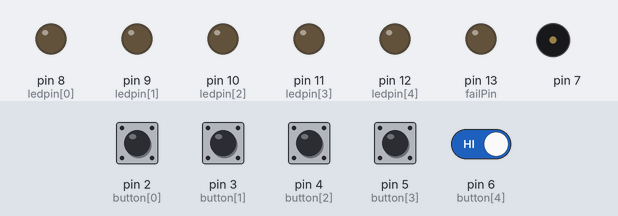
The sketch below on a simulated Arduino Uno, built with avr-gcc and run on an emulated ATmega328P. On the bench: output pins drawn as LEDs (lit = HIGH), buzzer (waves = sounding). The inputs (shaded band) are chosen by the test bench; at power-on: pin 2 (button[0]), pin 3 (button[1]), pin 4 (button[2]), pin 5 (button[3]), pin 6 (button[4]) HIGH. Random numbers use the default seed unless the sketch sets one; what the sketch prints to the serial monitor is not drawn.

Above: at 3.0 s.
3.1 s: pin 2 (button[0]) pulled LOW for 0.15 s
At 3.2 s:
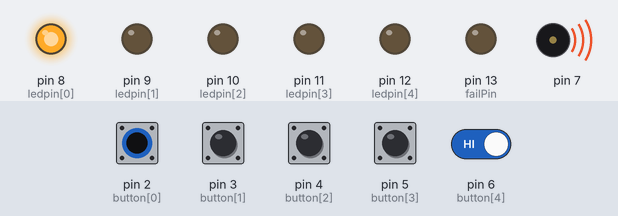
At 4.7 s:
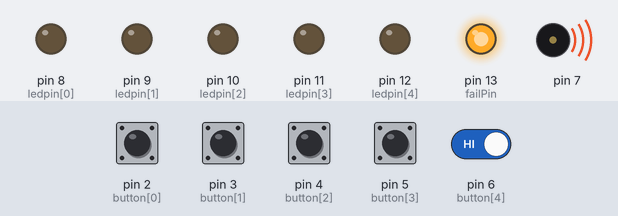
6.2 s: pin 3 (button[1]) pulled LOW for 0.15 s
At 6.35 s:
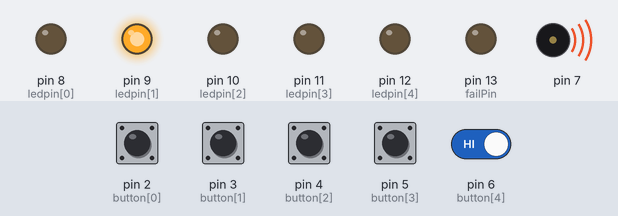
9.2 s: pin 4 (button[2]) pulled LOW for 1 s
12.2 s: pin 5 (button[3]) pulled LOW for 1 s
14.7 s: pin 2 (button[0]) driven LOW and pin 6 (button[4]) driven LOW
20.7 s: pin 2 (button[0]) driven HIGH
At 23.0 s:
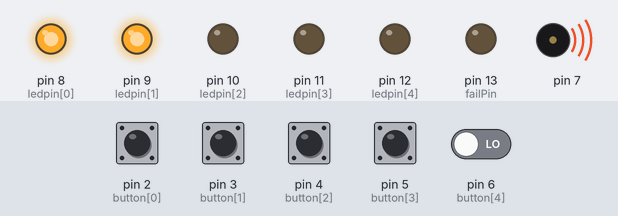
Timing chart, 0 to 24.7 s (numbered marks = the images above; inputs shaded):
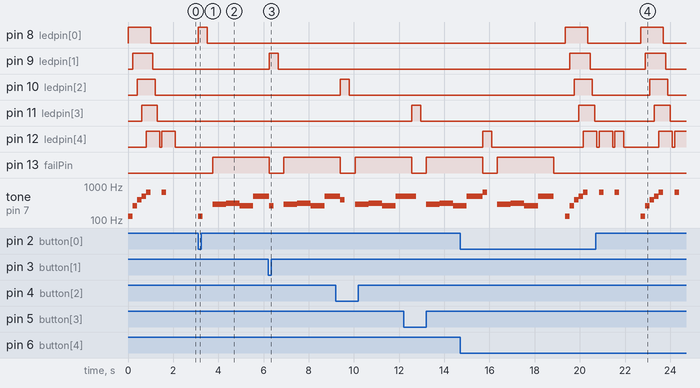

The sketch:

enginproj.ino
```cpp
int button[] = {2, 3, 4, 5, 6}; //The five button input pins
int ledpin[] = {8, 9, 10, 11, 12};  // LED pins
int turn = 0;  // turn counter
int buttonstate = 0;  // button state checker
int randomArray[100]; //Intentionally long to store up to 100 inputs (if person get this far they need a life)
int inputArray[100];
const int failPin = 13;
int list[] = {294,311,262,494};
int buttonNote[] = {127,262,390,502,666};
int duration[] = {300,300,300,300,300};
char* color[]={"Blue", "Yellow", "Green", "Red", "Dark Blue"};

void setup()
{
  Serial.begin(9600);

  for(int x=0; x<5; x++)
  {
    pinMode(ledpin[x], OUTPUT);
  }

  for(int x=0; x<5; x++)
  {
    pinMode(button[x], INPUT);
    digitalWrite(button[x], HIGH);
  }
  pinMode(failPin, OUTPUT);
  randomSeed(analogRead(0));
  Serial.println(int(sizeof(list))/2);
 }

void loop()
{
  for (int y=0; y<=99; y++)
  {
    //function for generating the array to be matched by the player
    //flashes LEDS when correct also user testing they work
    for(int z = 0; z < 5; z++){
      digitalWrite(ledpin[z], HIGH);
      beepBoop(z);;
      noTone(7);
    }

    digitalWrite(ledpin[0], LOW);
    delay(100);
    digitalWrite(ledpin[1], LOW);
    delay(100);
    digitalWrite(ledpin[2], LOW);
    delay(100);
    digitalWrite(ledpin[3], LOW);
    delay(100);
    digitalWrite(ledpin[4], LOW);
    delay(100);

    for (int y=turn; y <= turn; y++)
    { //control by turn variable
      Serial.println(""); //Some serial output to follow along
      Serial.print("Turn: ");
      Serial.print(y);
      Serial.println("");
      randomArray[y] = random(1, 6); //Assigning a random number (1-5) to the randomArray[y], y being the turn count
      for (int x=0; x <= turn; x++)
      {
        for(int y=0; y<5; y++)
        {
          if (randomArray[x] == 1 && ledpin[y] == 8) {
            digitalWrite(ledpin[y], HIGH);
            beepBoop(y);
            delay(400);
            digitalWrite(ledpin[y], LOW);
            delay(100);
          }

          if (randomArray[x] == 2 && ledpin[y] == 9) {
            digitalWrite(ledpin[y], HIGH);
            beepBoop(y);
            delay(400);
            digitalWrite(ledpin[y], LOW);
            delay(100);
          }

          if (randomArray[x] == 3 && ledpin[y] == 10) {
            digitalWrite(ledpin[y], HIGH);
            beepBoop(y);
            delay(400);
            digitalWrite(ledpin[y], LOW);
            delay(100);
          }
          if (randomArray[x] == 4 && ledpin[y] == 11) {
            digitalWrite(ledpin[y], HIGH);
            beepBoop(y);
            delay(400);
            digitalWrite(ledpin[y], LOW);
            delay(100);
          }
	        if (randomArray[x] == 5 && ledpin[y] == 12) {
            digitalWrite(ledpin[y], HIGH);
            beepBoop(y);
            delay(400);
            digitalWrite(ledpin[y], LOW);
            delay(100);
          }
        }
      }
    }
    input();
  }
}
void input() {  //user input and checking input against the generated array

  for (int x=0; x <= turn;) { //Statement controlled by turn count
    for(int y=0; y<5; y++) {
      buttonstate = digitalRead(button[y]);
      if (buttonstate == LOW && button[y] == 2) { //Checking for button push
        digitalWrite(ledpin[0], HIGH);
        beepBoop(y);
        delay(200);
        digitalWrite(ledpin[0], LOW);
        inputArray[x] = 1;
        delay(250);
        Serial.print(" ");
        Serial.print("Blue");
        if (inputArray[x] != randomArray[x]) { //onspot mistake checking
          fail();
        }
        x++;
      }
      if (buttonstate == LOW && button[y] == 3) {
        digitalWrite(ledpin[1], HIGH);
        beepBoop(y);
        delay(200);
        digitalWrite(ledpin[1], LOW);
        inputArray[x] = 2;
        delay(250);
        Serial.print(" ");
        Serial.print("Yellow");
        if (inputArray[x] != randomArray[x]) {
          fail();
        }
        x++;
      }
      if (buttonstate == LOW && button[y] == 4) {
        digitalWrite(ledpin[2], HIGH);
        beepBoop(y);
        delay(200);
        digitalWrite(ledpin[2], LOW);
        inputArray[x] = 3;
        delay(250);
        Serial.print(" ");
        Serial.print("Green");
        if (inputArray[x] != randomArray[x]) {
          fail();
        }
        x++;
      }
      if (buttonstate == LOW && button[y] == 5) {
        digitalWrite(ledpin[3], HIGH);
        beepBoop(y);
        delay(200);
        digitalWrite(ledpin[3], LOW);
        inputArray[x] = 4;
        delay(250);
        Serial.print(" ");
        Serial.print("Red");
        if (inputArray[x] != randomArray[x])
        {
          fail();
        }
        x++;
      }
      if (buttonstate == LOW && button[y] == 6) {
         digitalWrite(ledpin[4], HIGH);
         beepBoop(y);
         delay(200);
         digitalWrite(ledpin[4], LOW);
         inputArray[x] = 5;
         delay(250);
         Serial.print(" ");
         Serial.print("Dark Blue");
         if (inputArray[x] != randomArray[x]) {
           fail();
         }
         x++;
       }
    }
  }
  delay(500);
  turn++; //Increments the turn count, also the last action before starting the output function over again
}

void fail() { //Function used if the player fails to match the sequence
  digitalWrite(failPin, HIGH);
  for(int x = 0; x < 1; x++){
    for(int i = 0; i < int(sizeof(list))/2; i++){
      // turn off tone function for pin 8:
      noTone(7);
      // play a note on pin 8 for 500 ms:
      tone(7, list[i], 0);
      delay(600);
    }
  }
  delay(100);
  digitalWrite(failPin, LOW);
  noTone(7);
  turn = -1; //Resets turn value so the game starts over without need for a reset button
}
void beepBoop(int y){ //Make sound according to LED
  tone(7, buttonNote[y], duration[y]);
  delay(200);
  noTone(7);
}
```

Measured:
- after the input at 3.1 s, pin 8 (ledpin[0]): LOW → HIGH at once, → LOW 0.40 s later; pin 13 (failPin): LOW → HIGH after 0.65 s; tone on pin 7: plays 127 Hz for 0.20 s, 294 Hz for 0.60 s, 311 Hz for 0.60 s, 262 Hz for 0.60 s, 494 Hz for 0.65 s, starting at once
- after the input at 20.7 s, pin 9 (ledpin[1]): LOW → HIGH after 2.2 s, → LOW 0.90 s later; pin 10 (ledpin[2]): LOW → HIGH after 2.4 s, → LOW 0.80 s later; pin 11 (ledpin[3]): LOW → HIGH after 2.6 s, → LOW 0.70 s later
- by itself, tone on pin 7: plays 127 Hz for 0.20 s, 262 Hz for 0.20 s, 390 Hz for 0.20 s, 502 Hz for 0.20 s, 666 Hz for 0.20 s, 666 Hz for 0.20 s
